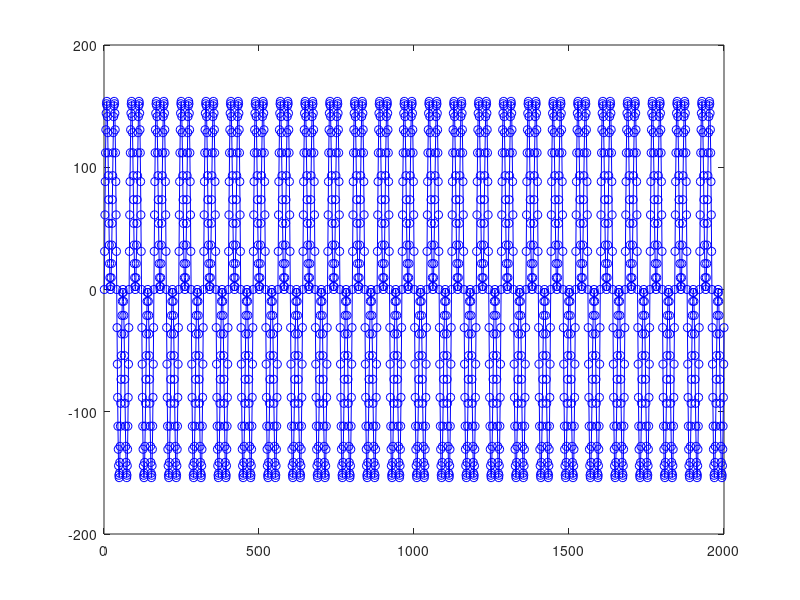

Here is the MATLAB script that generated this plot:
# Add two signals like those in point 1 with equal amplitude, but
# of different frequencies. Graph the resulting signal.

signal_freq=100; # Frecuency of the signal. 100 cycles per second
signal_amp=100; # Amplitud signal. [-100,100]
sampling_freq=8000; # 8000 samples per second
sample_number = 2000; # Quantity of samples to be generated

# Generates the sinusoidal signal sample by sample
# x[n] = A * sin(2*pi * f/fs * n)
for i=1:sample_number 
 signal(i) = (signal_amp*sin(2*pi*(i-1)*signal_freq/sampling_freq));
end

# Copied to use it later in other calculus
signal1 = signal;

# Make signal 2 to be additioned with signal 1
signal_freq=300; # Different frecuency that signal 1
signal_amp=100; # Same Amplitud that signal 1
sampling_freq=8000; # Same that signal 1
sample_number = 2000; # Same that signal 1
for i=1:sample_number
 signal(i) = (signal_amp*sin(2*pi*(i-1)*signal_freq/sampling_freq));
end

# Graph signal
# Graphs signal using index of sample as x axis
# x axis: 1,2,3,...,200
# y axis: signal amplitud
plot(signal);

# Graphs same signal but with circular shape in every sample in color blue aligned with '-'
plot(signal, 'o-b');

# Copied actual signal to signal2 to addition it with signal 1 
signal2 = signal;

# Sum signal 1 with signal 2
signal3 = signal1 + signal2;

# Graph additioned signal 3
plot(signal3, 'o-b');
